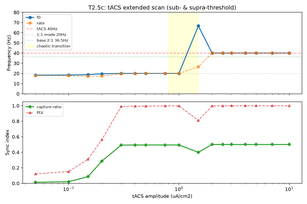
#> input picture figures/f_t25c_tacs_extended.png, 307 x 204 px, shrunk from 1350 x 900 before the run
$ python make_fig3.py
#> lines starting #> are read from the running program, lines starting #| are printed output that depends on the picture
"""WP-F: rebuild Figure 3.  No simulation.

(a) is re-plotted from a2_mode_map.csv (EO rows) with the same v2 mode criteria
    as Fig 4: amp = 0 is labelled intrinsic (there is no carrier, so no lock can
    be claimed), and the points are coloured by mode.
(b) keeps the exploratory extended scan, with the internal test id cropped off.

Output: figures/fig3_entrainment_v2.png
Usage:  python tools/make_fig3.py
"""
import csv
import os
import numpy as np
import matplotlib
matplotlib.use("Agg")
import matplotlib.pyplot as plt
from PIL import Image

ROOT = os.path.dirname(os.path.dirname(os.path.abspath(__file__)))
S2 = os.path.join(ROOT, "stage2_network_gamma")
FIG = os.path.join(ROOT, "figures")
A2_CSV = os.path.join(S2, "a2_mode_map.csv")
EXT_PNG = os.path.join(FIG, "f_t25c_tacs_extended.png")

MODE_COLOR = {"intrinsic": "#9e9e9e", "1:2": "#ff7f0e", "3:2": "#9467bd",
              "1:1": "#2ca02c", "partial": "#f7c6c7", "silent": "#cccccc"}


def classify(amp, rate, f_peak, prom):
    if amp <= 0:
        return "intrinsic"
    if rate < 1.0:
        return "silent"
    if np.isnan(f_peak) or prom < 10:
        return "partial"
    if abs(f_peak - 40.0) <= 1.0 and abs(rate - 40.0) <= 5.0:
        return "1:1"
    if abs(f_peak - 20.0) <= 1.0 and abs(rate - 20.0) <= 5.0:
        return "1:2"
    if abs(f_peak - 60.0) <= 2.5:
        return "3:2"
    return "partial"


def main():
    with open(A2_CSV, encoding="utf-8") as fh:
#> (reads stage2_network_gamma/a2_mode_map.csv from the repository)
        rows = [r for r in csv.DictReader(fh) if r["state"] == "EO"]

    fig = plt.figure(figsize=(16, 5.6))
    fig.suptitle("Figure 3. 40 Hz tACS drives the network through three locked regimes",
                 fontsize=14, y=0.99, weight="bold")

    ax = fig.add_axes([0.055, 0.13, 0.36, 0.72])
    amps = sorted({float(r["amp_tacs"]) for r in rows})
    rng = np.random.default_rng(0)
    for amp in amps:
        sel = [r for r in rows if float(r["amp_tacs"]) == amp]
        xs = amp + rng.uniform(-0.12, 0.12, len(sel))
        ys = [float(r["f_peak"]) for r in sel]
        cols = [MODE_COLOR[classify(amp, float(r["rate"]), float(r["f_peak"]),
                                    float(r["prom"]))] for r in sel]
        ax.scatter(xs, ys, s=48, c=cols, edgecolor="white", linewidth=0.6, zorder=3)
        med = np.nanmedian(ys)
        ax.plot([amp - 0.22, amp + 0.22], [med, med], color="#333333",
                lw=2.0, zorder=2)
        mode = max({classify(amp, float(r["rate"]), float(r["f_peak"]),
                             float(r["prom"])) for r in sel},
                   key=lambda m: sum(1 for r in sel
                                     if classify(amp, float(r["rate"]),
                                                 float(r["f_peak"]),
                                                 float(r["prom"])) == m))
        ax.text(amp, 2.0, mode, ha="center", fontsize=8.5, color="#333333")

    ax.axhline(40, color="#2ca02c", ls="--", lw=1.0, alpha=0.8)
    ax.text(4.45, 40.6, "carrier 40 Hz", ha="right", fontsize=8, color="#2ca02c")
    ax.axhline(20, color="#ff7f0e", ls=":", lw=1.0, alpha=0.8)
    ax.set_xlabel("tACS amplitude (µA/cm²)")
    ax.set_ylabel("Peak frequency f_peak (Hz)")
    ax.set_title("(a) locked frequency vs amplitude, EO (5 doses × 3 seeds)", fontsize=11)
    ax.set_xticks(amps)
    ax.set_xlim(-0.45, 4.45)
    ax.set_ylim(0, 72)
    ax.spines["top"].set_visible(False)
    ax.spines["right"].set_visible(False)

    ax_b = fig.add_axes([0.48, 0.13, 0.50, 0.72])
    if os.path.exists(EXT_PNG):
        img = Image.open(EXT_PNG)
#> img is the input picture: PIL image 307x204 RGBA; mean R, G, B, A 247.3, 247.3, 245.1, 255
        w, h = img.size
#> w = 307; h = 204
        ax_b.imshow(np.asarray(img.crop((0, int(0.055 * h), w, h))))
        ax_b.axis("off")
    ax_b.set_title("(b) exploratory extended amplitude scan (0.05–10 µA/cm²)",
                   loc="left", fontsize=11)

    out = os.path.join(FIG, "fig3_entrainment_v2.png")
    fig.savefig(out, dpi=300, bbox_inches="tight", facecolor="white")
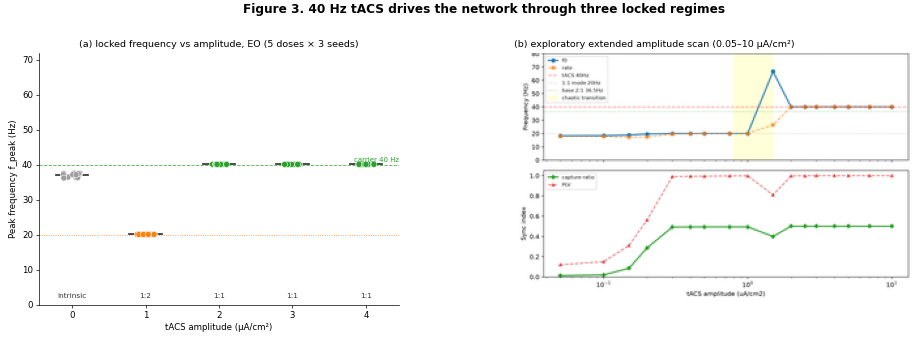
#> figure drawn by matplotlib, 2 panels
    print(f"saved: {out}\n")

    print("amp  n  f_peak median [min-max]  modes")
    for amp in amps:
        sel = [r for r in rows if float(r["amp_tacs"]) == amp]
        ys = np.array([float(r["f_peak"]) for r in sel])
        modes = [classify(amp, float(r["rate"]), float(r["f_peak"]), float(r["prom"]))
                 for r in sel]
        print(f"{amp:3g} {len(sel):3d}  {np.nanmedian(ys):6.2f} "
              f"[{np.nanmin(ys):.1f}-{np.nanmax(ys):.1f}]  {dict((m, modes.count(m)) for m in set(modes))}")


if __name__ == "__main__":
    main()
